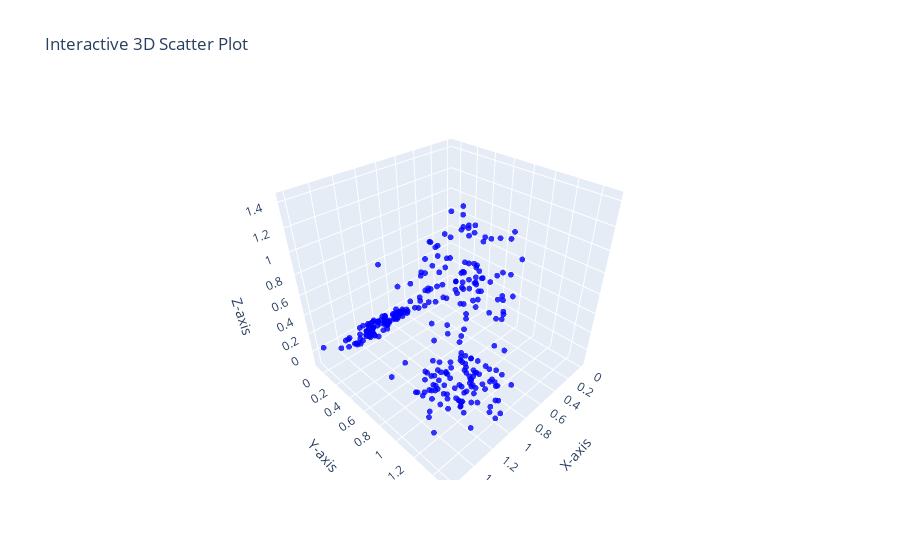

Write notebook code for a chart like this one.
### Code cell
# Sample data (replace this with your own 3D data)
x = np.hstack([step1_coords[0],step2_coords[0],step3_coords[0]])
y = np.hstack([step1_coords[1],step2_coords[1],step3_coords[1]])
z = np.hstack([step1_coords[2],step2_coords[2],step3_coords[2]])

# Create a trace for the 3D scatter plot
scatter_trace = go.Scatter3d(
    x=x,
    y=y,
    z=z,
    mode='markers',
    marker=dict(
        size=2,
        color='blue',        # You can customize the color of the markers here
        opacity=0.8,
    )
)

# Create the layout for the 3D plot
layout = go.Layout(
    scene=dict(
        xaxis=dict(title='X-axis'),
        yaxis=dict(title='Y-axis'),
        zaxis=dict(title='Z-axis')
    ),
    title='Interactive 3D Scatter Plot'
)

# Create the figure and add the trace and layout
fig = go.Figure(data=[scatter_trace], layout=layout)

# Show the interactive plot
fig.show()

### Figure 1 — Plotly figure (JSON) as saved in the notebook; plotly's stock layout.template omitted (floating-point values rounded to 4 significant figures; data arrays with more than 128 entries replaced by an {"elided": "..."} marker saying what was removed)
{"data": [{"marker": {"color": "blue", "opacity": 0.8, "size": 2}, "mode": "markers", "type": "scatter3d", "x": {"elided": "303 float values"}, "y": {"elided": "303 float values"}, "z": {"elided": "303 float values"}}], "layout": {"scene": {"xaxis": {"title": {"text": "X-axis"}}, "yaxis": {"title": {"text": "Y-axis"}}, "zaxis": {"title": {"text": "Z-axis"}}}, "title": {"text": "Interactive 3D Scatter Plot"}}}
